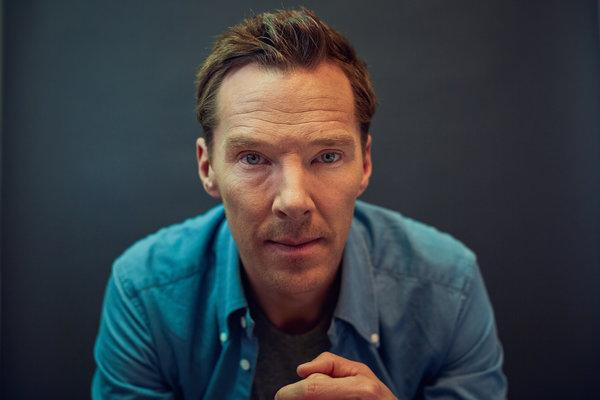
#> input picture face_recognition/knn_examples/test/06melrose1-articleLarge.jpg, 600 x 400 px, given in place of the camera
$ python camera.py
#> lines starting #> are read from the running program, lines starting #| are printed output that depends on the picture; after the words box and inside, x2 and y2 are one past the last pixel; in counts of white or black regions, pixels touching at a corner belong together
# coding: utf-8

import cv2 as cv2
import numpy as np
import os

FILE_OUTPUT = 'output.avi'

if os.path.isfile(FILE_OUTPUT):
    os.remove(FILE_OUTPUT)


cap = cv2.VideoCapture(0)

currentFrame = 0

width = cap.set(cv2.CAP_PROP_FRAME_WIDTH, 630)
height = cap.set(cv2.CAP_PROP_FRAME_HEIGHT, 480)


fourcc = cv2.VideoWriter_fourcc(*'X264')
out = cv2.VideoWriter(FILE_OUTPUT, fourcc, 20.0, (int(width), int(height)))

kernel = np.ones((7, 7), np.uint8)


while(cap.isOpened()):
    ret, frame = cap.read()
#> frame is the input picture: shape (400, 600, 3); mean B, G, R 66.5, 61, 56.6

    if ret == True:
        # Handles the mirroring of the current frame
        frame = cv2.flip(frame, 1)

        blur = cv2.blur(frame, (10, 10))
        blur2 = cv2.GaussianBlur(frame, (23, 23), 0)

        # Saves for video
        out.write(frame)

        # Display the resulting frame
        cv2.imshow('Pure', frame)

        gray = cv2.cvtColor(frame, cv2.COLOR_BGR2GRAY)
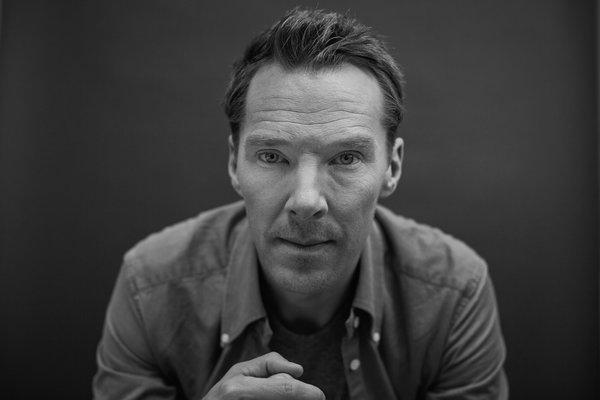
#> gray: shape (400, 600); min 0, max 209, mean 60.3
        hsv = cv2.cvtColor(frame, cv2.COLOR_BGR2HSV)
#> hsv: shape (400, 600, 3); mean H, S, V 92.5, 99.5, 78.1
        fix = cv2.morphologyEx(frame, cv2.MORPH_OPEN, kernel)
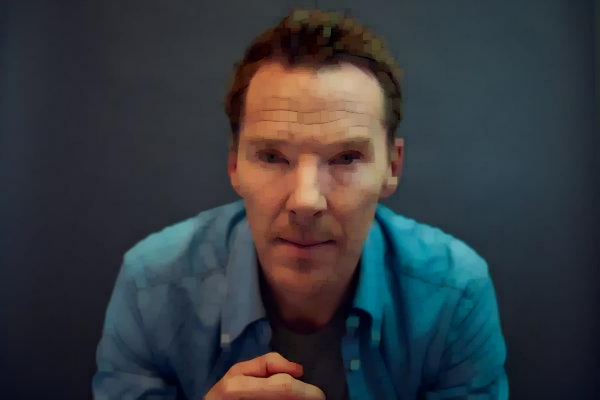
#> fix: shape (400, 600, 3); mean B, G, R 62.8, 57.4, 53

        #fix2 = cv2.fastNlMeansDenoisingColored(frame, None, 5, 5, 3, 13)
        fix3 = cv2.equalizeHist(cv2.cvtColor(cv2.absdiff(blur2, blur), cv2.COLOR_BGR2GRAY))
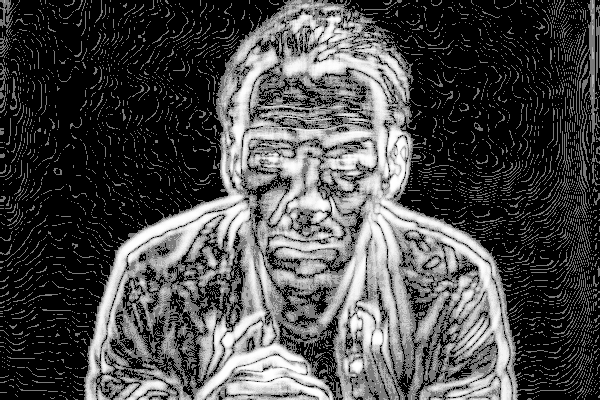
#> fix3: shape (400, 600); min 0, max 255, mean 76.4

        hist = cv2.equalizeHist(gray)
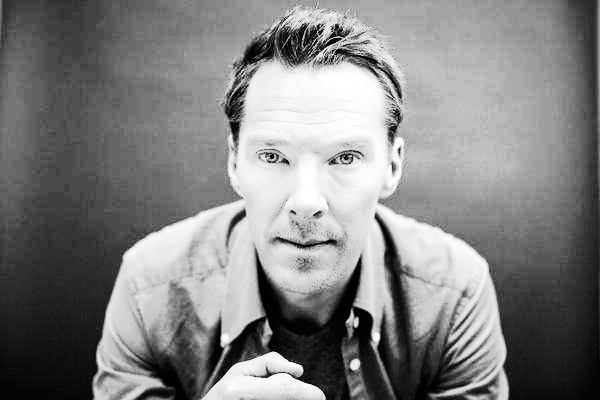
#> hist: shape (400, 600); min 0, max 255, mean 129.2
        edges = cv2.Canny(frame, 100, 200)
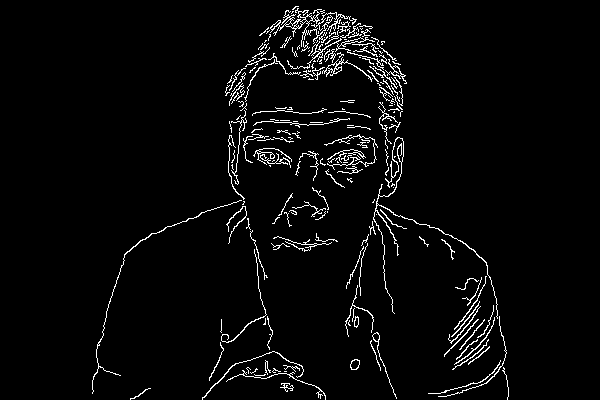
#> edges: shape (400, 600); 3.5% white in thin lines or dots, all inside (x1, y1, x2, y2) = (92, 6, 509, 400)

        vis = np.concatenate((edges, fix3), axis=1)
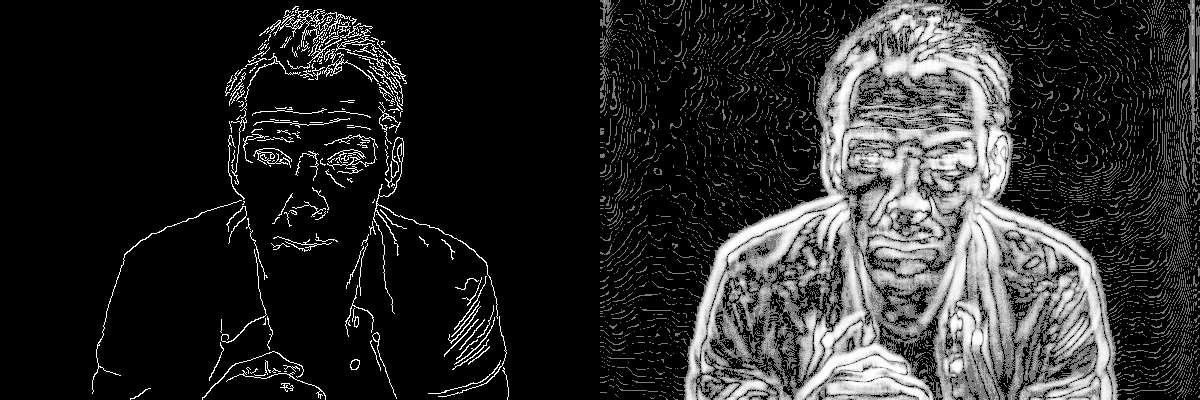
#> vis: shape (400, 1200); min 0, max 255, mean 42.6

        merged = cv2.addWeighted(fix3, 0.7, edges, 1.3, 0)
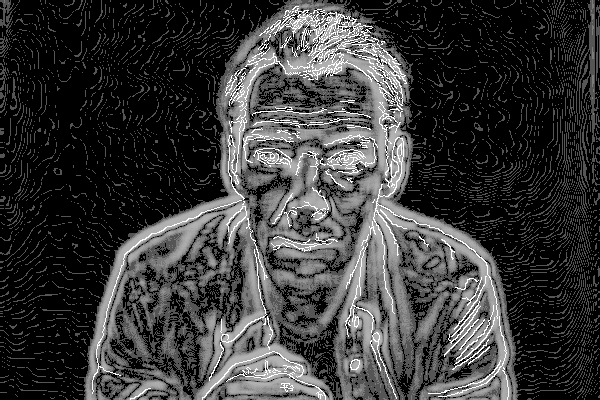
#> merged: shape (400, 600); min 0, max 255, mean 58

        #cv2.imshow('HVS', hsv)
        cv2.imshow('HISTOGRAM EQUAL', hist)
        cv2.imshow('A', merged)


    else:
        break

    if cv2.waitKey(1) & 0xFF == ord('q'):
#> (key q is pressed here)
        cap.release()
        out.release()
        break

    currentFrame += 1

cv2.destroyAllWindows()

$ run again, on face_recognition/knn_examples/test/CyyGHRmXEAAskD0.jpg
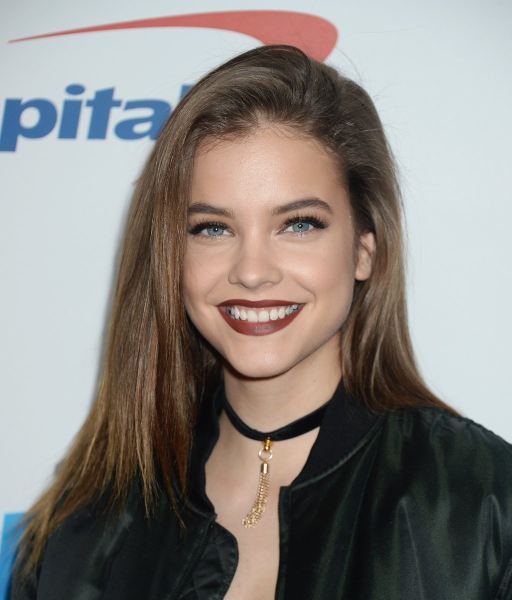
#> input picture face_recognition/knn_examples/test/CyyGHRmXEAAskD0.jpg, 1023 x 1200 px, given in place of the camera (shown at 1/2 size)
#> frame is the input picture: shape (1200, 1023, 3); mean B, G, R 126.3, 130.9, 135.9
#> hsv: shape (1200, 1023, 3); mean H, S, V 60.9, 56.1, 143.7
#> `edges = cv2.Canny(frame, 100, 200)`:
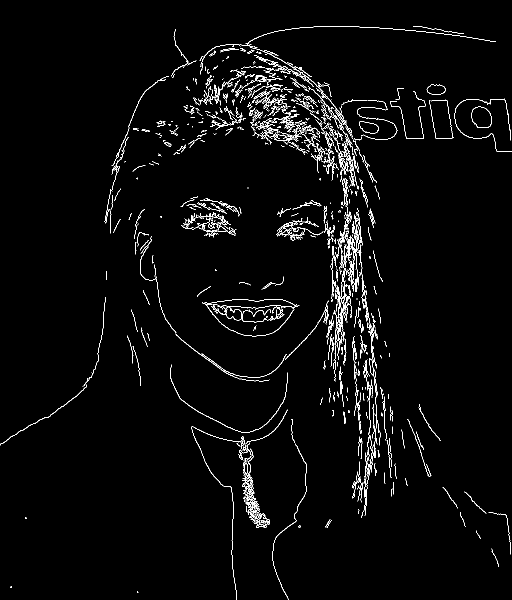
#> edges: shape (1200, 1023) (shown at 1/2 size); 2.5% white in thin lines or dots
#> `merged = cv2.addWeighted(fix3, 0.7, edges, 1.3, 0)`:
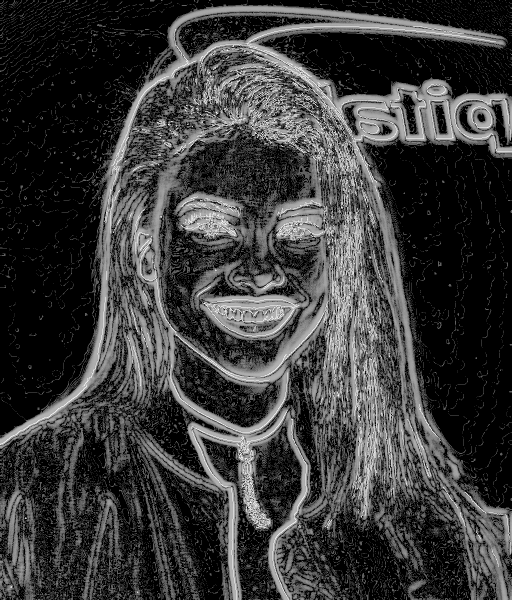
#> merged: shape (1200, 1023) (shown at 1/2 size); min 0, max 255, mean 58.2
